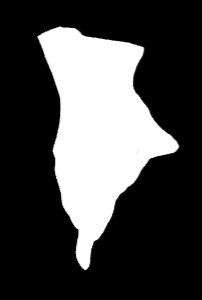
#> input picture blobCategorise/blob.png, 202 x 300 px
$ python categorise.py
#> lines starting #> are read from the running program, lines starting #| are printed output that depends on the picture; after the words box and inside, x2 and y2 are one past the last pixel; in counts of white or black regions, pixels touching at a corner belong together; long printed decimals are rounded
import cv2
import numpy as np

# Function for generating parameters
def modParams(paramDict):
	area = paramDict['area'] if 'area' in paramDict else (None,None)
	circ = paramDict['circ'] if 'circ' in paramDict else (None,None)
	conv = paramDict['conv'] if 'conv' in paramDict else (None,None)
	iner = paramDict['iner'] if 'iner' in paramDict else (None,None)

	params = cv2.SimpleBlobDetector_Params()

	#setting up filters
	params.filterByArea = False if area==(None,None) else True
	params.filterByCircularity = False if circ==(None,None) else True
	params.filterByConvexity = False if conv==(None,None) else True
	params.filterByInertia = False if iner==(None,None) else True

	#setting min and max params
	(params.minThreshold, params.maxThreshold) = (127,255)
	(params.minArea, params.maxArea) = area
	(params.minCircularity, params.maxCircularity) = circ
	(params.minConvexity, params.maxConvexity) = conv
	(params.minInertiaRatio, params.maxInertiaRatio) = iner

	return params
# [5 lines of commented-out code are left out]
def findParams(param, reso):
	lower = []
	higher = []
	for i in range(reso + 1):
		params = modParams({param:(i/reso, 10e+6)})
		detector = cv2.SimpleBlobDetector_create(params)
		keypoints = detector.detect(thresh)
		if len(keypoints) < 1:
			higher.append(i)
		elif len(keypoints) > 1:
			print("Error: Too many blobs detected in %s test."%param)
			break
		else:
			lower.append(i)

	if len(lower)==0:
		print("%s = 0"%param)
	elif len(higher)==0:
		print("%s = 1"%param)
	else:
		if max(lower) + 1 == min(higher):
			x = min(higher)/reso
			print("%s = %s (success)" % (param,x))
		else:
			print("Error: no smooth transition detected in %s test"%param)


# Read image and threshold
img = cv2.imread("blob.png", cv2.IMREAD_GRAYSCALE)
#> img is the input picture: shape (300, 202); min 0, max 255, mean 71
ret, thresh = cv2.threshold(img, 127, 254, cv2.THRESH_BINARY_INV)
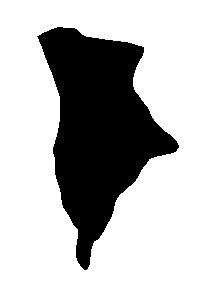
#> thresh: shape (300, 202); values 0 (black) and 254 (white), 72.1% white; 1 black region, box (x1, y1, x2, y2) and area: (37, 27, 179, 270) 16897

# Check for existence of blobs
params = modParams({})
detector = cv2.SimpleBlobDetector_create(params)
keypoints = detector.detect(thresh)
#> keypoints = 1 keypoints; (x, y, size): (99, 138, 161.1)
if len(keypoints) < 1:
	print("No blobs detected")
elif len(keypoints) > 1:
	print("Too many blobs detected")
else:
	print(keypoints[0].pt)
#| (99.214, 138.356)

# Find circ
for param in ['area', 'circ', 'conv', 'iner']:
#> (the run stopped early here; a loop or call above may not have finished)
